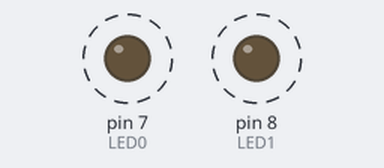
A sketch run on a simulated Arduino Uno, built with avr-gcc and run on an emulated ATmega328P. Parts: output pins drawn as LEDs (lit = HIGH). Dashed ring = blinking.

Above: at 0.2 s.
Timing chart, 0 to 4.6 s (numbered marks = the images above):
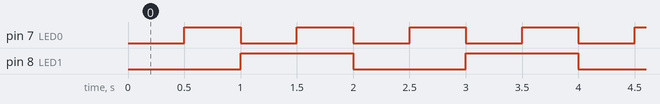

The sketch:

Prueba_Arduino.ino
```cpp
//#define DEBUG

uint8_t LED0 = 7;
uint8_t LED1 = 8;

uint32_t last_Time_LED0 = 0;
uint16_t interval_LED0 = 500;

uint32_t last_Time_LED1 = 0;
uint16_t interval_LED1 = 1000;

uint32_t current_Time;

void setup() {

    #ifdef DEBUG
    Serial.begin(9600);
    #endif

    pinMode(LED0, OUTPUT);
    pinMode(LED1, OUTPUT);
}

void loop() {

    current_Time = millis();

    if (current_Time >= last_Time_LED0 + interval_LED0) {

        digitalWrite(LED0, !digitalRead(LED0));
        last_Time_LED0 = current_Time;
        Serial.println("Led0");
    }

    if (current_Time >= last_Time_LED1 + interval_LED1) {

        digitalWrite(LED1, !digitalRead(LED1));
        last_Time_LED1 = current_Time;
        Serial.println("Led1");
    }
}
```

Measured:
- by itself, pin 7 (LED0): alternates HIGH for 0.50 s and LOW for 0.50 s
- by itself, pin 8 (LED1): alternates HIGH for 1.0 s and LOW for 1.0 s
- by itself, everything shown: repeats every 2.0 s, in 4 steps
